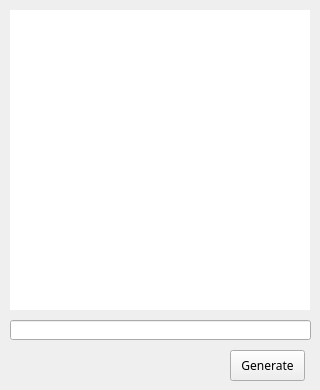
<?xml version="1.0" encoding="UTF-8"?>
<ui version="4.0">
 <class>Form</class>
 <widget class="QWidget" name="Form">
  <property name="geometry">
   <rect>
    <x>0</x>
    <y>0</y>
    <width>320</width>
    <height>390</height>
   </rect>
  </property>
  <property name="sizePolicy">
   <sizepolicy hsizetype="Fixed" vsizetype="Fixed">
    <horstretch>0</horstretch>
    <verstretch>0</verstretch>
   </sizepolicy>
  </property>
  <property name="minimumSize">
   <size>
    <width>320</width>
    <height>390</height>
   </size>
  </property>
  <property name="maximumSize">
   <size>
    <width>320</width>
    <height>390</height>
   </size>
  </property>
  <property name="windowTitle">
   <string>QrCode App</string>
  </property>
  <widget class="QLabel" name="lblQrCode">
   <property name="geometry">
    <rect>
     <x>10</x>
     <y>10</y>
     <width>300</width>
     <height>300</height>
    </rect>
   </property>
   <property name="styleSheet">
    <string notr="true">background-color: rgb(255,255,255);</string>
   </property>
   <property name="text">
    <string/>
   </property>
  </widget>
  <widget class="QLineEdit" name="txtQrData">
   <property name="geometry">
    <rect>
     <x>10</x>
     <y>320</y>
     <width>301</width>
     <height>20</height>
    </rect>
   </property>
  </widget>
  <widget class="QPushButton" name="btnQrGen">
   <property name="geometry">
    <rect>
     <x>230</x>
     <y>350</y>
     <width>75</width>
     <height>31</height>
    </rect>
   </property>
   <property name="font">
    <font>
     <family>맑은 고딕</family>
    </font>
   </property>
   <property name="text">
    <string>Generate</string>
   </property>
  </widget>
 </widget>
 <resources/>
 <connections/>
</ui>
